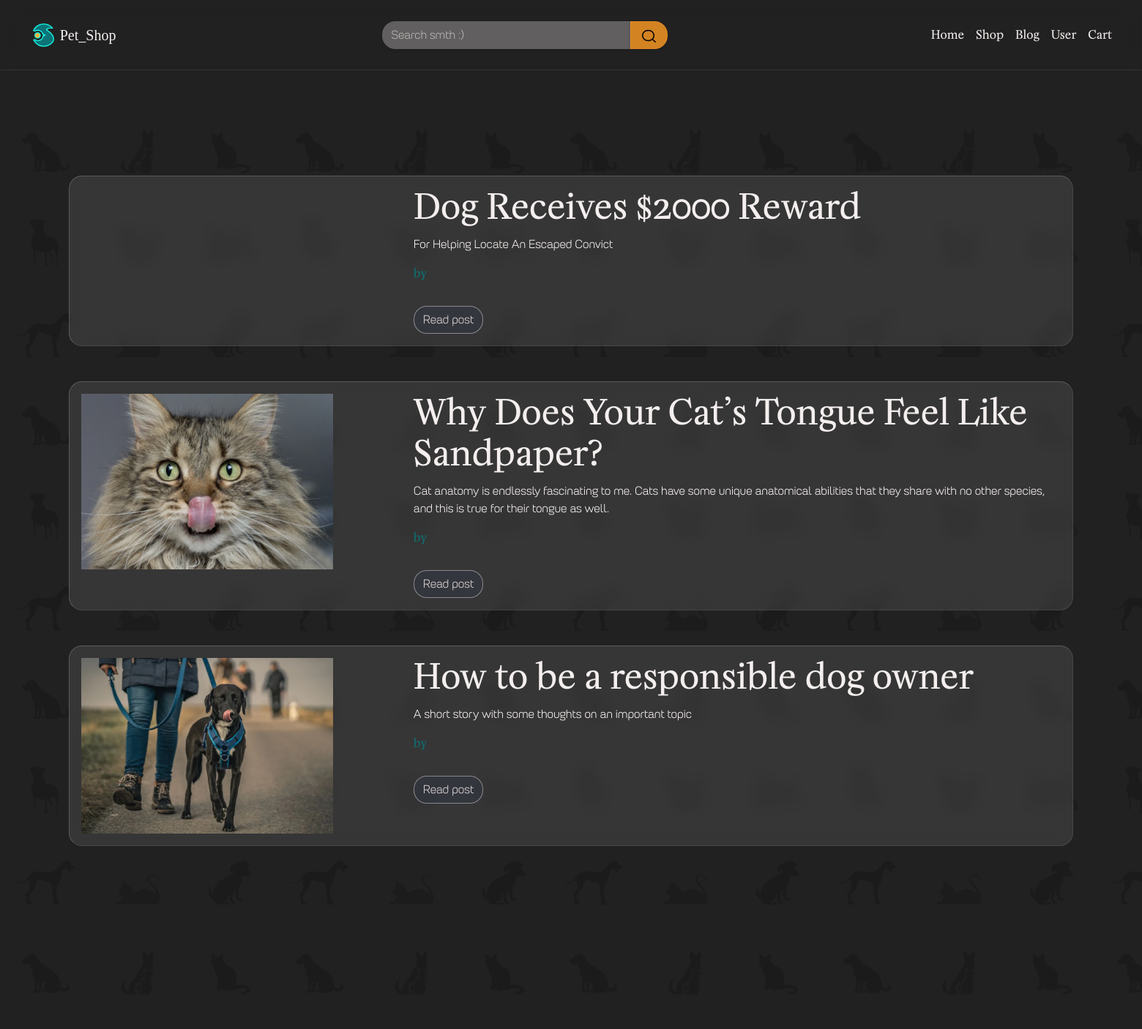
Page /blog/ (upper part) on the earlier database version.
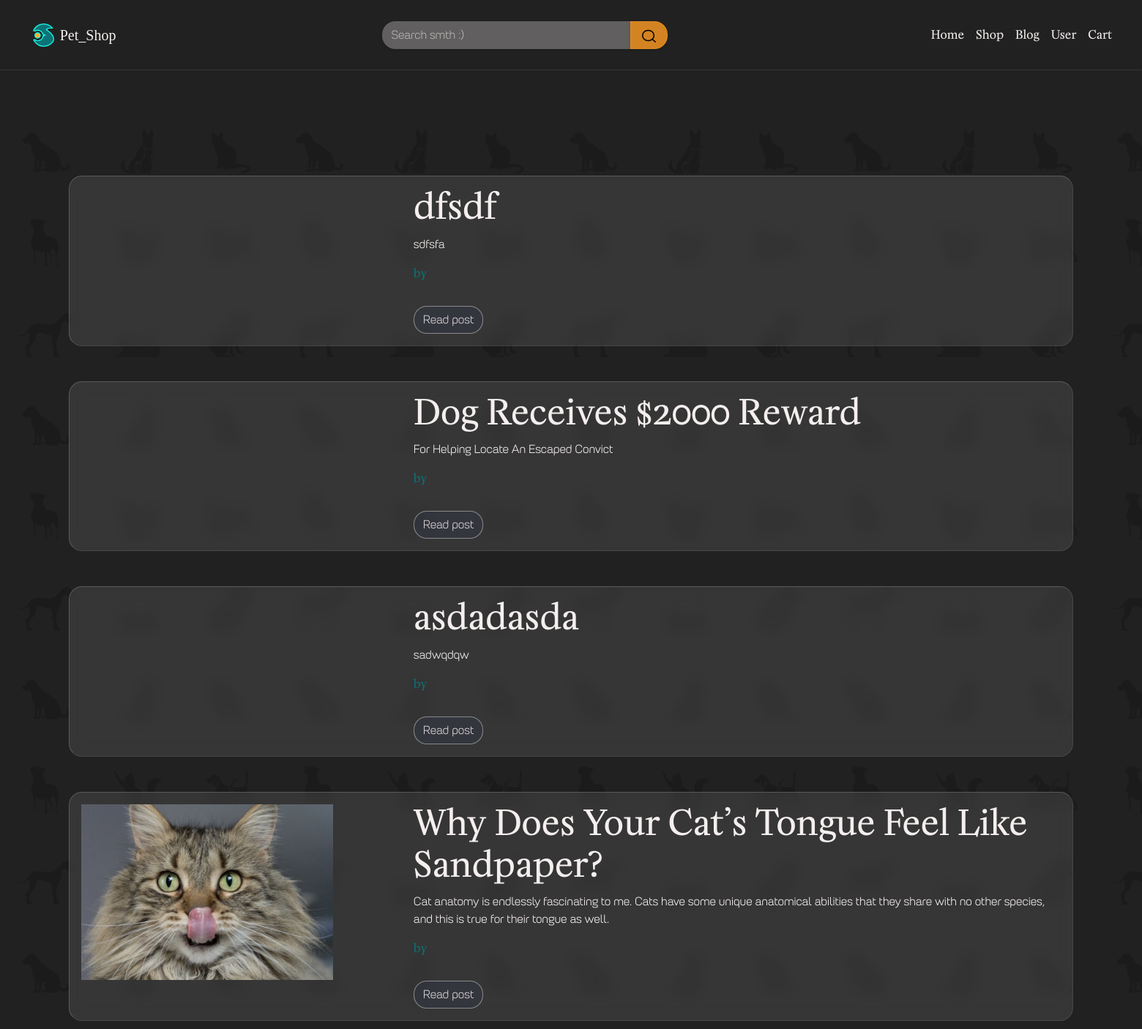
Same page on the later database version.
### Blog/models.py (models this page shows, shortened)
class Post(models.Model):
    class Status(models.IntegerChoices):
        DRAFT = 0, 'Draft'
        PUBLISHED = 1, 'Published'
    author = models.ForeignKey(User, on_delete=models.CASCADE, related_name='author')
    title = models.CharField(max_length=50, db_index=True)
    slug = models.SlugField(max_length=75, unique=True, db_index=True, verbose_name='URL')
    main_photo = models.ImageField(upload_to='blog_photos/%Y/%m/%d',
                                   blank=True, verbose_name='Main photo')
    summary = models.TextField(max_length=255, db_index=True)
    content = models.TextField(db_index=True)
    time_create = models.DateTimeField(auto_now_add=True)
    time_updated = models.DateTimeField(auto_now=True)
    is_published = models.BooleanField(default=False)
    tags = models.ManyToManyField('PostTag', blank=True, related_name='tags')
    objects = models.Manager()
    published = PublishedManager()
    class Meta:
        ordering = ['-time_create']
        indexes = [
            models.Index(fields=['-time_create'])
        ]

### Blog/views.py (the view)
# urls.py: path('blog/', views.BlogView.as_view(), name='blog_main'),
class BlogView(ListView):
    template_name = 'Blog/Blog.html'
    extra_context = {
        'title': 'Pet Blog'
    }
    allow_empty = False
    paginate_by = 4
    def get_queryset(self):
        return get_published_posts()

### Blog/services.py (called while the page is built)
def get_published_posts():
    return Post.objects.filter(is_published=True)

### Blog/templates/Blog/Blog.html (shortened to what this page needs)
{% extends 'base.html' %}
{% block content %}
    <div class="main_container min-vh-100 mt-5">
        <div class="main_block mt-5 mb-5">
            {% for p in object_list %}
                <div class="clearfix back-drop blog_post p-3 mt-5">
                    <div class="row">
                        <div class="col-4">
                            {% if p.main_photo %}
                                <img src="{{ p.main_photo.url }}" width="80%" style="max-height: 15rem; object-fit: cover" alt="">
                            {% endif %}
                        </div>
                        <div class="col-8 position-relative">
                            <h2>{{ p.title }}</h2>
                            <p>{{ p.summary }}</p>
                            <p class="a_like">by <a href="../author/{{ p.author.user_slug }}">{{ p.author }}</a></p>
                            <a class="btn mt-3" href="{{ p.slug }}">Read post</a>
                        </div>
                    </div>
                </div>
            {% endfor %}
        </div>
    </div>
{% endblock %}

Differences in the rows shown:
no longer on this page (row unchanged): Post: main_photo (picture), title "How to be a responsible dog owner", summary "A short story with some thoughts on an important topic"
now on this page (row edited): Post: title "dfsdf", summary "sdfsfa"
now on this page (row edited): Post: title "asdadasda", summary "sadwqdqw"
